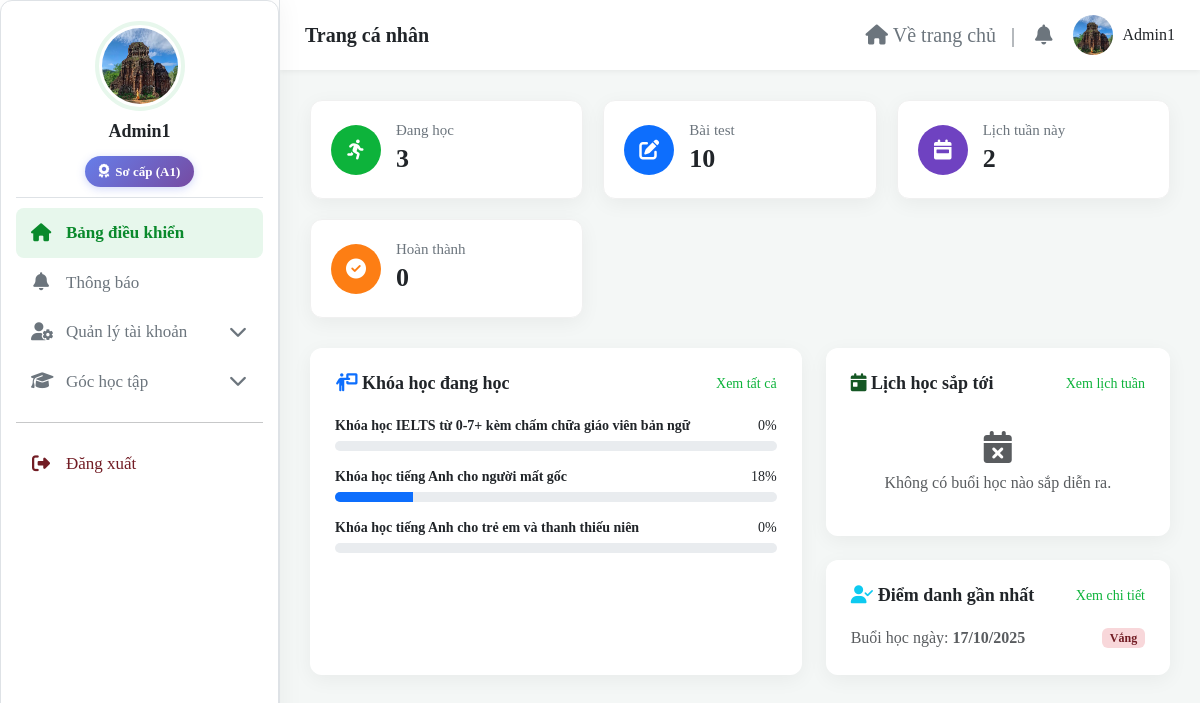
Screenshot of /user/dashboard.php (signed in) with the database file from the repository.
### tables this page shows
CREATE TABLE `hocvien` (
  `id_hocvien` int(11) NOT NULL,
  `ten_hocvien` varchar(100) DEFAULT NULL,
  `email` varchar(100) DEFAULT NULL,
  `so_dien_thoai` varchar(15) DEFAULT NULL,
  `mat_khau` varchar(255) DEFAULT NULL,
  `trinh_do` varchar(50) DEFAULT NULL COMMENT 'Trình độ được phân loại sau bài test',
  `verification_token` varchar(255) DEFAULT NULL COMMENT 'Mã token để xác thực email',
  `token_expiry` datetime DEFAULT NULL COMMENT 'Thời gian hết hạn của token',
  `is_verified` tinyint(1) NOT NULL DEFAULT 0 COMMENT '0: Chưa xác thực, 1: Đã xác thực',
  `is_admin` tinyint(1) DEFAULT 0,
  `hinh_anh` varchar(255) DEFAULT NULL
);

CREATE TABLE `tien_do_hoc_tap` (
  `id_tien_do` int(11) NOT NULL,
  `id_hocvien` int(11) NOT NULL,
  `id_khoahoc` int(11) NOT NULL,
  `id_lop` varchar(50) NOT NULL,
  `tien_do` decimal(5,2) DEFAULT 0.00,
  `so_buoi_da_tham_gia` int(11) DEFAULT 0,
  `tong_so_buoi` int(11) DEFAULT 0,
  `ngay_cap_nhat` timestamp NOT NULL DEFAULT current_timestamp() ON UPDATE current_timestamp()
);

CREATE TABLE `khoahoc` (
  `id_khoahoc` int(11) NOT NULL,
  `ten_khoahoc` varchar(100) DEFAULT NULL,
  `mo_ta` text DEFAULT NULL,
  `thoi_gian` int(11) DEFAULT NULL COMMENT 'Thời lượng khóa học (tính bằng số buổi)',
  `chi_phi` int(11) DEFAULT NULL,
  `hinh_anh` varchar(255) DEFAULT NULL,
  `danh_gia_tb` decimal(3,2) DEFAULT NULL,
  `cap_do` varchar(50) DEFAULT NULL COMMENT 'Cấp độ của khóa học (Beginner, Intermediate, IELTS 5.0+,...)'
);

### user/modules/home.php (the view, shortened to what this page needs)
<?php
$id_hocvien = $_SESSION['id_hocvien'];
$sql_upcoming = "
    SELECT lh.ngay_hoc, lh.gio_bat_dau, l.ten_lop, kh.ten_khoahoc
    FROM lichhoc lh
    JOIN lop_hoc l ON lh.id_lop = l.id_lop JOIN khoahoc kh ON l.id_khoahoc = kh.id_khoahoc
    JOIN dangkykhoahoc dk ON l.id_lop = dk.id_lop
    WHERE dk.id_hocvien = ? AND lh.ngay_hoc >= CURDATE() AND l.trang_thai = 'dang hoc'
    ORDER BY lh.ngay_hoc ASC, lh.gio_bat_dau ASC LIMIT 1
";
$stmt_upcoming = $conn->prepare($sql_upcoming);
$stmt_upcoming->bind_param("i", $id_hocvien);
$stmt_upcoming->execute();
$upcoming_class = $stmt_upcoming->get_result()->fetch_assoc();
$sql_active = "
    SELECT kh.ten_khoahoc, td.tien_do, dk.id_khoahoc
    FROM tien_do_hoc_tap td
    JOIN khoahoc kh ON td.id_khoahoc = kh.id_khoahoc
    JOIN dangkykhoahoc dk ON td.id_hocvien = dk.id_hocvien AND td.id_lop = dk.id_lop
    JOIN lop_hoc lh ON dk.id_lop = lh.id_lop
    WHERE td.id_hocvien = ? AND lh.trang_thai = 'dang hoc'
    ORDER BY dk.ngay_dangky DESC LIMIT 3
";
$stmt_active = $conn->prepare($sql_active);
$stmt_active->bind_param("i", $id_hocvien);
$stmt_active->execute();
$active_courses = $stmt_active->get_result();
function get_latest_attendance_badge($status)
{
    switch ($status) {
        case 'vang':
            return '<span class="badge bg-danger-soft text-danger">Vắng</span>';
    }
}
?>
<div class="stat-grid">
    <div class="stat-card animated-component" style="animation-delay: 100ms;">
        <div class="stat-icon" style="background: #0db33b;"><i class="fa-solid fa-person-running"></i></div>
        <div class="stat-info">
            <h5>Đang học</h5>
            <p><?php echo htmlspecialchars($total_courses); ?></p>
        </div>
    </div>
    <div class="stat-card animated-component" style="animation-delay: 200ms;">
        <div class="stat-icon" style="background: #0d6efd;"><i class="fa-solid fa-pen-to-square"></i></div>
        <div class="stat-info">
            <h5>Bài test</h5>
            <p><?php echo htmlspecialchars($total_tests); ?></p>
        </div>
    </div>
    <div class="stat-card animated-component" style="animation-delay: 300ms;">
        <div class="stat-icon" style="background: #6f42c1;"><i class="fa-solid fa-calendar-week"></i></div>
        <div class="stat-info">
            <h5>Lịch tuần này</h5>
            <p><?php echo htmlspecialchars($total_classes_this_week); ?></p>
        </div>
    </div>
    <div class="stat-card animated-component" style="animation-delay: 400ms;">
        <div class="stat-icon" style="background: #fd7e14;"><i class="fa-solid fa-circle-check"></i></div>
        <div class="stat-info">
            <h5>Hoàn thành</h5>
            <p><?php echo htmlspecialchars($completed_courses); ?></p>
        </div>
    </div>
</div>
<div class="row g-4">
    <div class="col-lg-7">
        <div class="widget animated-component" style="animation-delay: 500ms;">
            <div class="widget-header">
                <h4><i class="fa-solid fa-person-chalkboard text-primary"></i> Khóa học đang học</h4>
                <a href="./dashboard.php?nav=khoahoc&filter=active">Xem tất cả</a>
            </div>
            <?php if ($active_courses->num_rows > 0): ?>
                <?php while ($course = $active_courses->fetch_assoc()): ?>
                    <div class="course-progress-item">
                        <div class="info">
                            <strong><?php echo htmlspecialchars($course['ten_khoahoc']); ?></strong>
                            <span><?php echo round($course['tien_do']); ?>%</span>
                        </div>
                        <div class="progress" style="height: 10px;" role="progressbar" aria-valuenow="<?php echo $course['tien_do']; ?>">
                            <div class="progress-bar" style="width: <?php echo $course['tien_do']; ?>%;"></div>
                        </div>
                    </div>
                <?php endwhile; ?>
            <?php endif; ?>
        </div>
    </div>
    <div class="col-lg-5">
        <div class="d-flex flex-column gap-4">
            <div class="widget animated-component" style="animation-delay: 600ms;">
                <div class="widget-header">
                    <h4><i class="fa-solid fa-calendar-day text-success"></i> Lịch học sắp tới</h4>
                    <a href="./dashboard.php?nav=lichhoctuan">Xem lịch tuần</a>
                </div>
                <?php if ($upcoming_class): ?>
                    <div class="upcoming-class-card">
                        <h5><?php echo htmlspecialchars($upcoming_class['ten_khoahoc']); ?></h5>
                        <p class="mb-1"><strong>Lớp:</strong> <?php echo htmlspecialchars($upcoming_class['ten_lop']); ?></p>
                        <p class="mb-0"><strong>Thời gian:</strong> <?php echo date("H:i", strtotime($upcoming_class['gio_bat_dau'])); ?> - <?php echo date("d/m/Y", strtotime($upcoming_class['ngay_hoc'])); ?></p>
                    </div>
                <?php else: ?>
                    <div class="text-center p-3 text-muted"><i class="fa-solid fa-calendar-xmark fa-2x mb-2"></i>
                        <p class="mb-0">Không có buổi học nào sắp diễn ra.</p>
                    </div>
                <?php endif; ?>
            </div>
            <div class="widget animated-component" style="animation-delay: 700ms;">
                <div class="widget-header">
                    <h4><i class="fa-solid fa-user-check text-info"></i> Điểm danh gần nhất</h4>
                    <a href="./dashboard.php?nav=diemdanh">Xem chi tiết</a>
                </div>
                <?php if ($latest_attendance): ?>
                    <div class="d-flex justify-content-between align-items-center">
                        <span class="text-muted">Buổi học ngày: <strong><?php echo date("d/m/Y", strtotime($latest_attendance['ngay_hoc'])); ?></strong></span>
                        <?php echo get_latest_attendance_badge($latest_attendance['trang_thai']); ?>
                    </div>
                <?php else: ?>
                    <div class="text-center p-3 text-muted"><i class="fa-solid fa-file-circle-question fa-2x mb-2"></i>
                        <p class="mb-0">Chưa có dữ liệu điểm danh.</p>
                    </div>
                <?php endif; ?>
            </div>
        </div>
    </div>
</div>

### user/dashboard.php (shortened to what this page needs)
<?php
include('../config/config.php');
$id_hocvien = $_SESSION['id_hocvien'];
$ten_hocvien = $_SESSION['user'];
$nav = $_GET['nav'] ?? 'home';
$student_avatar = '../images/logo.png';
$student_level = '';
$sql_avatar = "SELECT hinh_anh, trinh_do FROM hocvien WHERE id_hocvien = ?";
$stmt_avatar = $conn->prepare($sql_avatar);
$stmt_avatar->bind_param("i", $id_hocvien);
$stmt_avatar->execute();
$result_avatar = $stmt_avatar->get_result();
if ($row_avatar = $result_avatar->fetch_assoc()) {
    if (!empty($row_avatar['hinh_anh'])) {
        $avatar_path = "../" . $row_avatar['hinh_anh'];
        if (file_exists($avatar_path)) {
            $student_avatar = $avatar_path;
        } else {
            $sql_reset = "UPDATE hocvien SET hinh_anh = NULL WHERE id_hocvien = ?";
            $stmt_reset = $conn->prepare($sql_reset);
            $stmt_reset->bind_param("i", $id_hocvien);
            $stmt_reset->execute();
            $stmt_reset->close();
        }
    }
    $student_level = $row_avatar['trinh_do'] ?? '';
}
$sql_total_courses = "SELECT COUNT(DISTINCT dk.id_khoahoc) AS total
                      FROM dangkykhoahoc dk
                      JOIN lop_hoc lh ON dk.id_lop = lh.id_lop
                      WHERE dk.id_hocvien = ? AND lh.trang_thai = 'dang hoc'";
$stmt_courses = $conn->prepare($sql_total_courses);
$stmt_courses->bind_param("i", $id_hocvien);
$stmt_courses->execute();
$total_courses = $stmt_courses->get_result()->fetch_assoc()['total'] ?? 0;
$sql_total_tests = "SELECT COUNT(*) AS total FROM ketquabaitest WHERE id_hocvien = ?";
$stmt_tests = $conn->prepare($sql_total_tests);
$stmt_tests->bind_param("i", $id_hocvien);
$stmt_tests->execute();
$total_tests = $stmt_tests->get_result()->fetch_assoc()['total'] ?? 0;
$sql_completed = "SELECT COUNT(DISTINCT dk.id_khoahoc) as total
                  FROM dangkykhoahoc dk
                  JOIN lop_hoc lh ON dk.id_lop = lh.id_lop
                  WHERE dk.id_hocvien = ? AND lh.trang_thai = 'da xong'";
$stmt_completed = $conn->prepare($sql_completed);
$stmt_completed->bind_param("i", $id_hocvien);
$stmt_completed->execute();
$completed_courses = $stmt_completed->get_result()->fetch_assoc()['total'] ?? 0;
$today = new DateTime();
$today->setISODate((int)$today->format('Y'), (int)$today->format('W'));
$start_of_week = $today->format('Y-m-d');
$end_of_week = $today->modify('+6 days')->format('Y-m-d');
$sql_classes_this_week = "SELECT COUNT(lh.id_lichhoc) AS total
                          FROM lichhoc lh
                          JOIN dangkykhoahoc dk ON lh.id_lop = dk.id_lop
                          WHERE dk.id_hocvien = ? AND dk.trang_thai = 'da xac nhan' AND lh.ngay_hoc BETWEEN ? AND ?";
$stmt_week = $conn->prepare($sql_classes_this_week);
$stmt_week->bind_param("iss", $id_hocvien, $start_of_week, $end_of_week);
$stmt_week->execute();
$total_classes_this_week = $stmt_week->get_result()->fetch_assoc()['total'] ?? 0;
$sql_latest_attendance = "SELECT dd.trang_thai, lh.ngay_hoc
                          FROM diem_danh dd
                          JOIN lichhoc lh ON dd.id_lichhoc = lh.id_lichhoc
                          WHERE dd.id_hocvien = ?
                          ORDER BY lh.ngay_hoc DESC, lh.gio_bat_dau DESC
                          LIMIT 1";
$stmt_att = $conn->prepare($sql_latest_attendance);
$stmt_att->bind_param("i", $id_hocvien);
$stmt_att->execute();
$latest_attendance = $stmt_att->get_result()->fetch_assoc();
$is_account_active = in_array($nav, ['thongtin', 'lichsuthanhtoan']);
$is_learning_active = in_array($nav, ['khoahoc', 'lichhoctuan', 'diemdanh', 'tiendo', 'hoclieu', 'ketquakiemtra', 'bangdiem']);
?>
<!DOCTYPE html>
<html lang="vi">
<head>
    <link rel="stylesheet" href="https://cdnjs.cloudflare.com/ajax/libs/font-awesome/6.5.1/css/all.min.css">
    <link href="https://cdn.jsdelivr.net/npm/bootstrap@5.3.3/dist/css/bootstrap.min.css" rel="stylesheet">
    <link rel="stylesheet" href="user.css">
</head>
<body>
    <div class="wrapper">
        <aside class="account-left">
            <div class="account-sidebar-content">
                <div class="account-header">
                    <div class="avatar">
                        <img src="<?php echo htmlspecialchars($student_avatar); ?>" alt="Avatar" onerror="this.src='../images/logo.png';">
                    </div>
                    <h3><?php echo htmlspecialchars($ten_hocvien); ?></h3>
                    <?php if (!empty($student_level)): ?>
                        <div class="student-level-badge">
                            <i class="fa-solid fa-award"></i>
                            <span><?php echo htmlspecialchars($student_level); ?></span>
                        </div>
                    <?php endif; ?>
                </div>
                <nav class="account-nav">
                    <ul>
                        <li><a href="./dashboard.php" class="nav-link-top <?php echo ($nav == 'home' || $nav == '') ? 'active' : ''; ?>"><i class="fa-solid fa-house"></i> Bảng điều khiển</a></li>
                        <li><a href="./dashboard.php?nav=thongbao" class="nav-link-top <?php echo ($nav == 'thongbao') ? 'active' : ''; ?>"><i class="fa-solid fa-bell"></i> Thông báo </a></li>
                        <li class="nav-item">
                            <a class="nav-link-collapse <?php echo $is_account_active ? '' : 'collapsed'; ?>" data-bs-toggle="collapse" href="#accountSubmenu" role="button" aria-expanded="<?php echo $is_account_active ? 'true' : 'false'; ?>">
                                <i class="fa-solid fa-user-gear"></i> Quản lý tài khoản <i class="collapse-arrow fa-solid fa-chevron-down"></i>
                            </a>
                        </li>
                        <li class="nav-item">
                            <a class="nav-link-collapse <?php echo $is_learning_active ? '' : 'collapsed'; ?>" data-bs-toggle="collapse" href="#learningSubmenu" role="button" aria-expanded="<?php echo $is_learning_active ? 'true' : 'false'; ?>">
                                <i class="fa-solid fa-graduation-cap"></i> Góc học tập <i class="collapse-arrow fa-solid fa-chevron-down"></i>
                            </a>
                        </li>
                        <li>
                            <hr>
                            <a href="../pages/logout.php" class="nav-link-top text-danger"><i class="fa-solid fa-right-from-bracket"></i> Đăng xuất</a>
                        </li>
                    </ul>
                </nav>
            </div>
        </aside>
        <main>
            <?php include('header_user.php'); ?>
            <div class="account-right">
                <?php include('main.php'); ?>
            </div>
        </main>
    </div>
</body>
</html>

### user/header_user.php (shortened to what this page needs)
<div class="dashboard-header">
    <div class="header-left">
        <span class="header-title">Trang cá nhân</span>
    </div>
    <div class="header-right">
        <a href="../index.php" class="header-link" title="Quay về trang chủ">
            <i class="fa-solid fa-house"></i>
            <span class="d-none d-md-inline"> Về trang chủ &nbsp; | </span>
        </a>
        <a href="./dashboard.php?nav=thongbao" class="header-link" title="Thông báo">
            <i class="fa-solid fa-bell"></i>
        </a>
        <div class="user-menu">
            <?php
            $header_avatar = '../images/logo.png';
            if (isset($_SESSION['id_hocvien'])) {
                $sql_header_avatar = "SELECT hinh_anh FROM hocvien WHERE id_hocvien = ?";
                $stmt_header_avatar = $conn->prepare($sql_header_avatar);
                $stmt_header_avatar->bind_param("i", $_SESSION['id_hocvien']);
                $stmt_header_avatar->execute();
                $result_header_avatar = $stmt_header_avatar->get_result();
                if ($row_header_avatar = $result_header_avatar->fetch_assoc()) {
                    if (!empty($row_header_avatar['hinh_anh'])) {
                        $avatar_path = "../" . $row_header_avatar['hinh_anh'];
                        if (file_exists($avatar_path)) {
                            $header_avatar = $avatar_path;
                        }
                    }
                }
            }
            ?>
            <img src="<?php echo htmlspecialchars($header_avatar); ?>" alt="Avatar" class="user-avatar" onerror="this.src='../images/logo.png';">
            <span class="user-name d-none d-lg-inline"><?php echo htmlspecialchars($_SESSION['user']); ?></span>
        </div>
    </div>
</div>

### rows the page displays
hocvien: hinh_anh (picture), trinh_do "Sơ cấp (A1)"
tien_do_hoc_tap: id_khoahoc.ten_khoahoc "Khóa học IELTS từ 0-7+ kèm chấm chữa giáo viên bản ngữ", tien_do "0"
tien_do_hoc_tap: id_khoahoc.ten_khoahoc "Khóa học tiếng Anh cho người mất gốc", tien_do "18"
tien_do_hoc_tap: id_khoahoc.ten_khoahoc "Khóa học tiếng Anh cho trẻ em và thanh thiếu niên", tien_do "0"

### other values shown
$ten_hocvien "Admin1"
$_SESSION['user'] "Admin1"
$total_courses "3"
$total_tests "10"
$total_classes_this_week "2"
$completed_courses "0"
date("d/m/Y", strtotime($latest_attendance['ngay_hoc'])) "17/10/2025"
